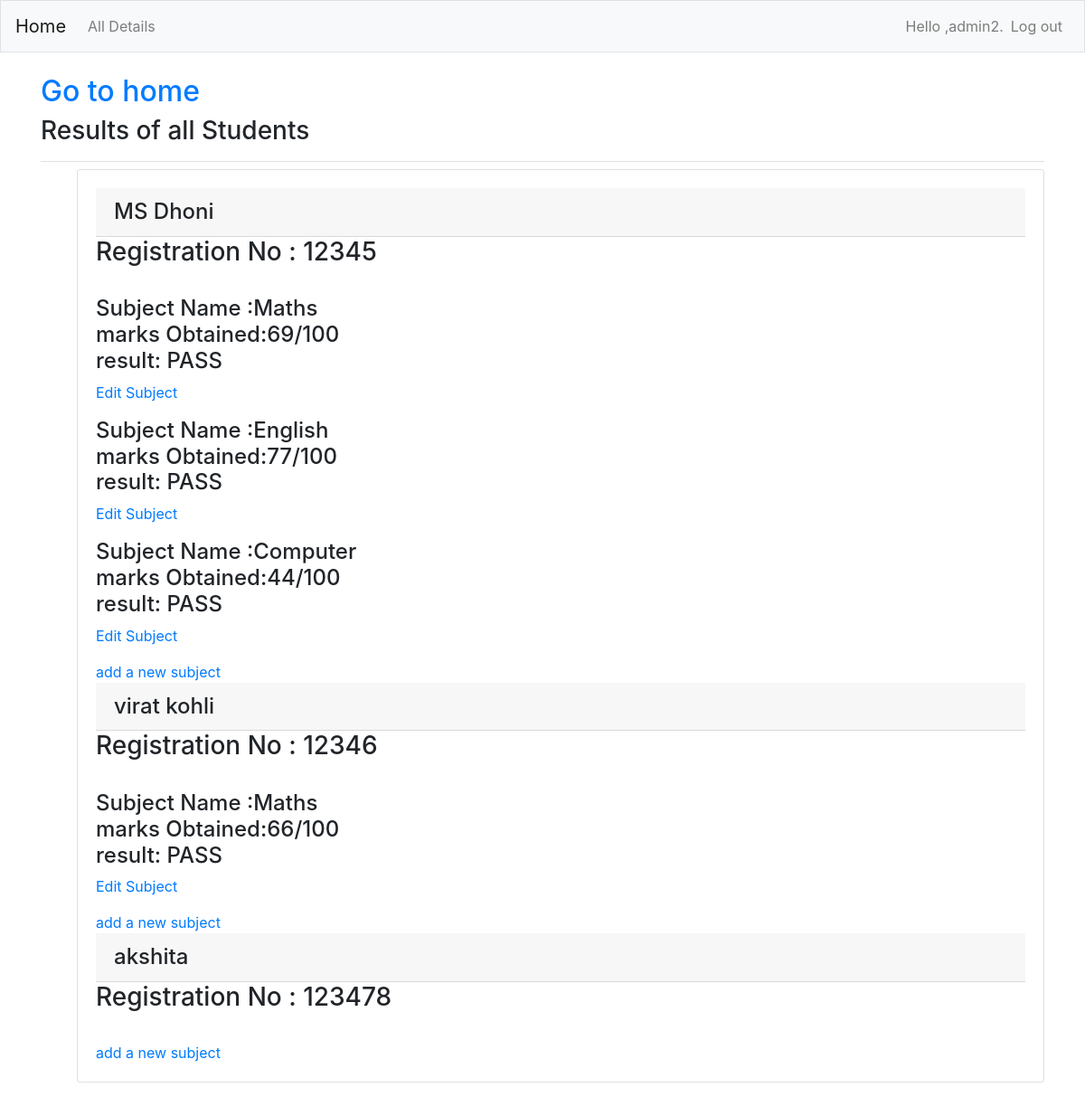
The page /results/ (signed in) on the database its author committed.
### case2/models.py (models this page shows, shortened)
class Student(models.Model):
    id=models.AutoField(primary_key=True)
    registrationno=models.CharField(max_length=10)
    rollno=models.IntegerField()
    name=models.CharField(max_length=200)
    gender=models.CharField(max_length=100)
    address=models.TextField()
    parentcontactno=models.IntegerField()
    DOA=models.DateField()
    DOB=models.DateField()
    classname=models.CharField(max_length=100)
    Section=models.CharField(max_length=100)
    owner = models.ForeignKey(User,on_delete=models.CASCADE)
    class Meta:
        verbose_name_plural='Students'

class Result(models.Model):
    registrationno=models.CharField(max_length=10)
    subjectname=models.CharField(max_length=200)
    marksobtained=models.IntegerField()
    passmarks=models.IntegerField()
    maximummarks=models.IntegerField()
    result=models.CharField(max_length=10)
    owner = models.ForeignKey(User,on_delete=models.CASCADE)
    class Meta:
        verbose_name_plural='Results'

### case2/result_views.py (the view)
# urls.py: path('results/',result_views.results,name='results'),
@login_required
def results(request):
    results = Result.objects.all()
    students= Student.objects.all()
    context={'results': results,'students':students}
    return render(request,'result_templates/results.html',context)

### case2/templates/result_templates/results.html
{% extends 'staff_templates/base.html' %}
{% block page_header %}
    <h2><a href="{% url 'index' %}">Go to home</a></h2>
    <h3>Results of all Students</h3>
{% endblock page_header %}
{% block content %}
<div>
    <ul>
          <div class="card mb-3">
            <div class="card-body">
                {% for topic in students %}
                <h4 class="card-header">
                    {{ topic.name }}
                </h4>
                <h3>Registration No : {{topic.registrationno}}</h3><br>
                    {% for k in results %}
                    {% if  k.registrationno == topic.registrationno %}
                     <h4>
                        Subject Name :{{k.subjectname}} <br>
                        marks Obtained:{{k.marksobtained}}/{{k.maximummarks}}<br>
                        result: {{k.result}}<br>
                     </h4>
                     <p>
                        <a href="{% url 'edit_subject' k.subjectname %}">Edit Subject</a>
                     </p>
                      {% endif %}
                      {% endfor %}
                     <a href="{% url 'add_subject' %}">add a new subject</a>
                {% empty %}
                <li>No </li>
         {% endfor %}
         </div>
         </div>
    </ul>
    </div>
{% endblock content %}

### case2/templates/staff_templates/base.html (shortened to what this page needs)
{% load bootstrap4 %}
<!DOCTYPE html>
<html lang="en">
<head>
   {% bootstrap_css %}
</head>
<body>
   <nav class="navbar navbar-expand-md navbar-light bg-light mb-4 border">
      <a class="navbar-brand" href="{% url 'index' %}">Home</a>
      <div class="collapse navbar-collapse" id="navbarCollapse">
         <ul class="navbar-nav mr-auto">
            <li class="nav-item">
               <a class="nav-link" href="{% url 'one' %}">All Details</a></li>
         </ul>
         <ul class="navbar-nav ml-auto">
            {% if user.is_authenticated %}
            <li class="nav-item">
               <span class="navbar-text"> Hello ,{{user.username}}.</span>
            </li>
            <li class="nav-item">
               <a class="nav-link" href="{% url 'users:logout' %}?next=/logoutpage">Log out</a>
            </li>
            {% endif %}
         </ul>
         </div>
   </nav>
   <main role="main" class="container">
      <div class ='pb-2 mb-2 border-bottom'>
         {% block page_header %}{% endblock page_header %}
      </div>
      <div>
         {% block content %}{% endblock content %}
      </div>
   </main>
</body>
</html>

### rows shown on the page
Student: name "MS Dhoni", registrationno "12345"
Result: subjectname "Maths", marksobtained "69", maximummarks "100", result "PASS"
Result: subjectname "English", marksobtained "77", maximummarks "100", result "PASS"
Result: subjectname "Computer", marksobtained "44", maximummarks "100", result "PASS"
Student: name "virat kohli", registrationno "12346"
Result: subjectname "Maths", marksobtained "66", maximummarks "100", result "PASS"
Student: name "akshita", registrationno "123478"

### other values the page prints
{{ user.username }} "admin2"
